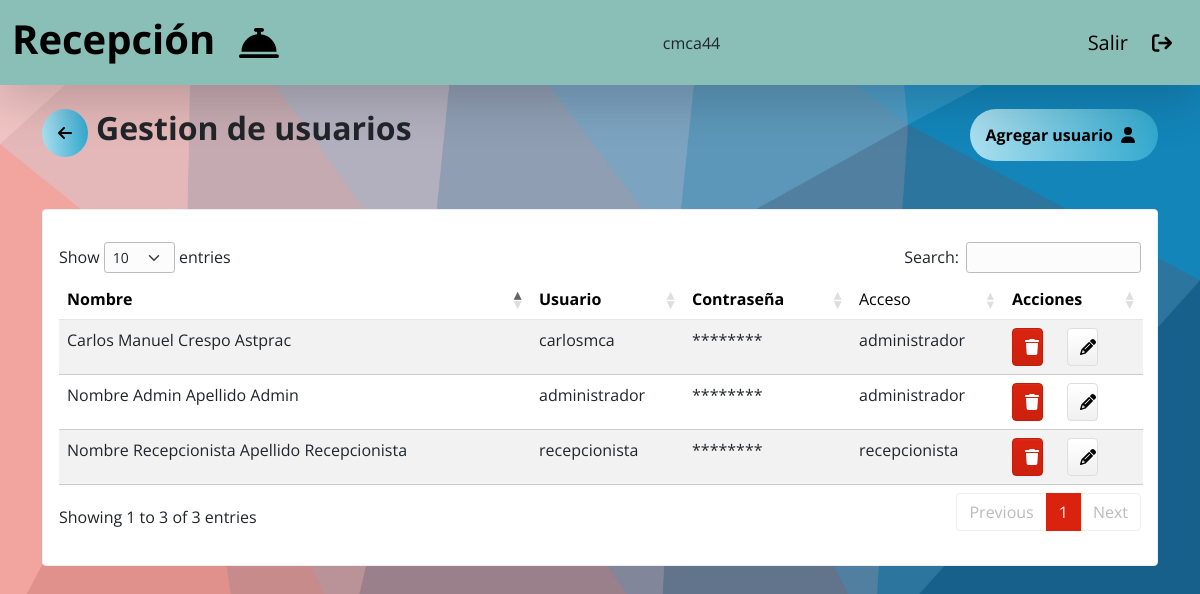
The page /users-management/ (signed in) on the database its author committed.
### main/models.py (models this page shows, shortened)
class User(AbstractUser):
    category = models.CharField(max_length=20)

class UserProfile(models.Model):
    first_name = models.CharField(max_length=50, null=True)
    last_name = models.CharField(max_length=50, null=True)
    username = models.OneToOneField(
        settings.AUTH_USER_MODEL, on_delete=models.CASCADE, max_length=20)
    password = models.CharField(max_length=15, null=True)
    category = models.CharField(max_length=20)

### main/views.py (the view)
# urls.py: path('users-management/', views.usersManagement, name='userManagement'),
@login_required
def usersManagement(request):
    users = UserProfile.objects.all()
    context = {'users': users}
    return render(request, 'users/users.html', context)

### main/templates/users/users.html
{% extends 'base.html' %} {% load static %} {% block content %}
<section class="container my-4 d-flex justify-content-between">
  <div class="d-flex gap-2">
    <a
      href="{% url 'home' %}"
      class="text-decoration-none"
      style="color: black"
      ><i
        class="fa-solid fa-arrow-left rounded-circle p-3 back-arrow-button"
      ></i
    ></a>
    <h2 class="fw-bold">Gestion de usuarios</h2>
  </div>
  <a
    href="{% url 'createUser' %}"
    class="text-decoration-none gbutton"
    style="color: black"
    >Agregar usuario<i class="fa-solid fa-user mx-2"></i
  ></a>
</section>
<section class="container my-5 w-100 w-md-75">
  <div class="card py-3">
    <div class="card-body">
      <table id="table_id" class="display table table-striped">
        <thead class="table-light">
          <tr>
            <th>Nombre</th>
            <th>Usuario</th>
            <th>Contraseña</th>
            <td>Acceso</td>
            <th>Acciones</th>
          </tr>
        </thead>
        <tbody>
          {% for user in users %}
          <tr>
            <td>{{user.first_name}} {{user.last_name}}</td>
            <td>{{user.username}}</td>
            <td>********</td>
            <td>
              {% if user.category == '1' %}administrador {% else %}
              recepcionista {% endif %}
            </td>
            <td>
              <div class="d-flex gap-4">
                <a
                  href="{% url 'deleteUser' user.id %}"
                  class="btn btn-primary w-25"
                >
                  <i class="fa-solid fa-trash"></i>
                </a>
                <a href="#" class="btn btn-secondary w-25">
                  <i class="fa-solid fa-pencil"></i>
                </a>
              </div>
            </td>
          </tr>
          {% endfor %}
        </tbody>
      </table>
    </div>
  </div>
</section>
{% endblock content %}

### main/templates/base.html (shortened to what this page needs)
{% load static %}
<!DOCTYPE html>
<html lang="en">
  <head>
    <link rel="stylesheet" href="{% static 'css/bootstrap.css' %}" />
    <link rel="stylesheet" href="{% static 'css/styles.css' %}" />
    <link
      rel="stylesheet"
      type="text/css"
      href="{% static 'plugins/data_tables/datatables.min.css' %}"
    />
  </head>
  <body>
    {% if request.user.is_authenticated %}
    <nav
      class="navbar navbar-expand-lg border-0 shadow-lg"
      style="background-color: #89bfb6; height: 85px"
    >
      <div class="container-fluid align-items-center">
        <a
          href="{% url 'home' %}"
          class="navbar-brand text-black d-flex align-items-center gap-4"
        >
          {% if request.user.category == '1' %}
          <h1 class="fw-bold">Administración</h1>
          <i class="fa-solid fa-user-tie fa-2xl"></i>
          {% else %}
          <h1 class="fw-bold">Recepción</h1>
          <i class="fa-solid fa-bell-concierge fa-2xl"></i>
          {% endif %}
        </a>
        {{request.user}}
        <a
          href="{% url 'logout' %}"
          class="navbar-brand text-black d-flex align-items-center gap-4"
        >
          <p class="m-0">Salir</p>
          <i class="fa-solid fa-arrow-right-from-bracket"></i>
        </a>
      </div>
    </nav>
    {% endif %} {% block content %} {% endblock content %}
  </body>
</html>

### main/static/css/styles.css (style rules this page uses)
body { background-image: url("../assets/bg_bggenerator_com_1.jpg"); background-position: center; background-repeat: no-repeat; background-size: cover; }
.gbutton { display: flex; align-items: center; justify-content: center; background-image: linear-gradient(to right, #aadfef, #33a9ce); border-radius: 50px; font-weight: 700; color: black; padding: 12px 15px; transition: all 0.4s; }
.back-arrow-button { background-image: linear-gradient(to right, #aadfef, #33a9ce); transition: all 0.4s; }

### rows shown on the page
User: user "cmca44"
UserProfile: first_name "Nombre Recepcionista", last_name "Apellido Recepcionista", username "recepcionista", category "recepcionista"
UserProfile: first_name "Nombre Admin", last_name "Apellido Admin", username "administrador", category "administrador"
UserProfile: first_name "Carlos Manuel", last_name "Crespo Astprac", username "carlosmca", category "administrador"
